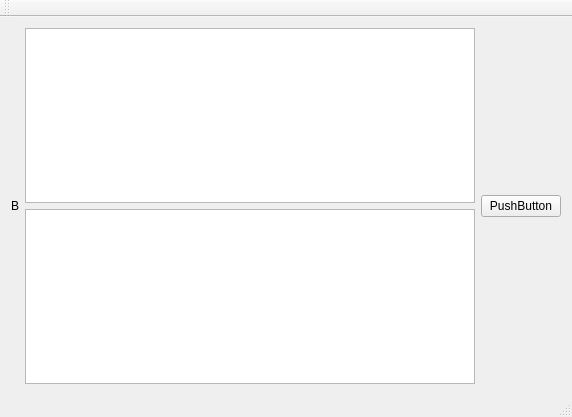
<?xml version="1.0" encoding="UTF-8"?>
<ui version="4.0">
 <class>MainWindow</class>
 <widget class="QMainWindow" name="MainWindow">
  <property name="geometry">
   <rect>
    <x>0</x>
    <y>0</y>
    <width>572</width>
    <height>417</height>
   </rect>
  </property>
  <property name="windowTitle">
   <string>MainWindow</string>
  </property>
  <widget class="QWidget" name="centralWidget">
   <layout class="QGridLayout" name="gridLayout">
    <item row="0" column="0">
     <layout class="QHBoxLayout" name="horizontalLayout_2">
      <item>
       <widget class="QLabel" name="label">
        <property name="text">
         <string>B</string>
        </property>
       </widget>
      </item>
      <item>
       <layout class="QHBoxLayout" name="horizontalLayout">
        <item>
         <layout class="QVBoxLayout" name="verticalLayout">
          <item>
           <widget class="QTextBrowser" name="textBrowser"/>
          </item>
          <item>
           <widget class="QTextEdit" name="textEdit"/>
          </item>
         </layout>
        </item>
        <item>
         <widget class="QPushButton" name="pushButton">
          <property name="text">
           <string>PushButton</string>
          </property>
         </widget>
        </item>
       </layout>
      </item>
     </layout>
    </item>
   </layout>
  </widget>
  <widget class="QMenuBar" name="menuBar">
   <property name="geometry">
    <rect>
     <x>0</x>
     <y>0</y>
     <width>572</width>
     <height>23</height>
    </rect>
   </property>
  </widget>
  <widget class="QToolBar" name="mainToolBar">
   <attribute name="toolBarArea">
    <enum>TopToolBarArea</enum>
   </attribute>
   <attribute name="toolBarBreak">
    <bool>false</bool>
   </attribute>
  </widget>
  <widget class="QStatusBar" name="statusBar"/>
 </widget>
 <layoutdefault spacing="6" margin="11"/>
 <resources/>
 <connections/>
</ui>
